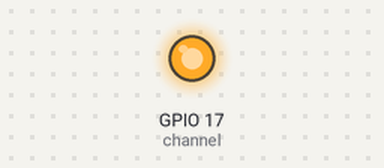
Recording of a program running on a simulated Raspberry Pi (BCM pin numbers). On the bench: output pins drawn as LEDs (lit = HIGH). At 0.0 s the program stops and its outputs stay as they are.

Above: at 0.1 s.
Timing chart, 0 to 1.5 s (numbered marks = the images above):
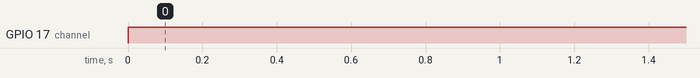

Measured:
- by itself, GPIO 17 (channel): LOW → HIGH at 0.00 s

The program:

conveyor_lib.py
```python
#!/usr/bin/env python
import RPi.GPIO as GPIO

channel = 17


class Conveyor:
    def __init__(self):
        # The script as below using BCM GPIO 00..nn numbers
        GPIO.setmode(GPIO.BCM)
        # Set relay pins as output
        GPIO.setup(channel, GPIO.OUT)

    def turn_on(self):
        #Turn on relay
        GPIO.output(channel, GPIO.HIGH)

    def turn_off(self):
        GPIO.output(channel, GPIO.LOW)


if __name__ == "__main__":
    conveyor = Conveyor()
    conveyor.turn_on()
#GPIO.output(channel, GPIO.LOW)
#GPIO.cleanup()
```
